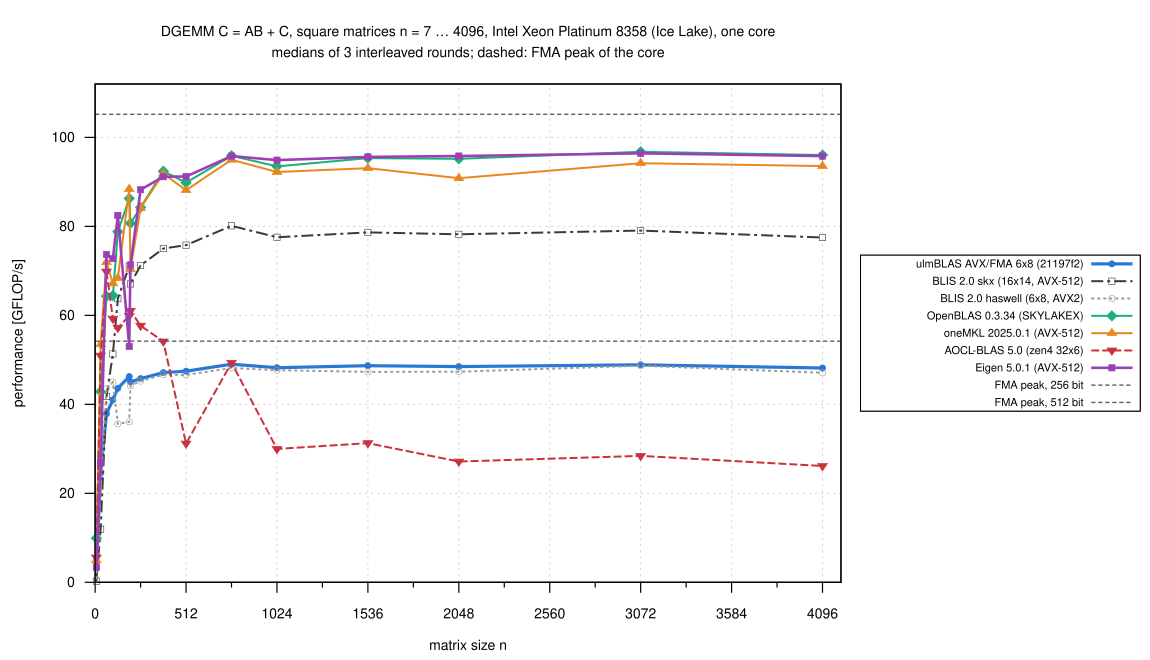

Write gnuplot code to recreate this figure.
load "_style.gp"
load "_labels.gp"
set terminal svg size 1150,660 dynamic enhanced font "Helvetica,14" background rgb "white"
set output "dgemm_square.svg"
set title "DGEMM C = AB + C, square matrices n = 7 … 4096, ".CPU.", one core\nmedians of 3 interleaved rounds; dashed: FMA peak of the core" font ",14"
set xlabel "matrix size n"
set ylabel "performance [GFLOP/s]"
set xrange [0:4200]
set xtics 0, 512, 4096
set mxtics 2
set yrange [0:YMAX]
set key outside right center vertical font ",11" spacing 1.05 box opaque
plot D."dgemm_square.csv" using "n":"ulmblas"      with linespoints ls 1 title L1, \
     ""                   using "n":"blis_auto"    with linespoints ls 2 title L2, \
     ""                   using "n":"blis_haswell" with linespoints ls 3 title L3, \
     ""                   using "n":"openblas"     with linespoints ls 4 title L4, \
     ""                   using "n":"mkl"          with linespoints ls 5 title L5, \
     ""                   using "n":"aocl"         with linespoints ls 6 title L6, \
     ""                   using "n":"eigen"        with linespoints ls 7 title L7, \
     PYMM with lines ls 9 title "FMA peak, 256 bit", \
     (PZMM > PYMM*1.05 ? PZMM : 1/0) with lines ls 9 title "FMA peak, 512 bit"
